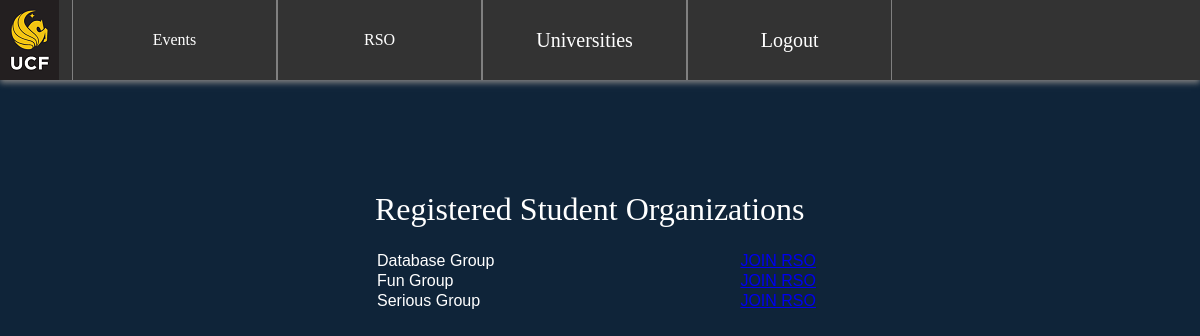
The page /RSO/rso_index.php on the database its author committed.
### tables this page shows
CREATE TABLE rso (
    rsoid INTEGER NOT NULL AUTO_INCREMENT,
    name VARCHAR(255) NOT NULL,
    PRIMARY KEY (rsoid)
);

### RSO/rso_index.php (the view, shortened to what this page needs)
<?php
include '../Navbar/includes/dbh.php';
$sql = 'SELECT * FROM rso';
$results = mysqli_query($mysqli, $sql);
?>
<!DOCTYPE html>
<html>
<link href="//db.onlinewebfonts.com/c/a4e256ed67403c6ad5d43937ed48a77b?family=Core+Sans+N+W01+35+Light" rel="stylesheet" type="text/css"/>
<link rel="stylesheet" href="../Navbar/Signup/signupStyle.css" type="text/css">
<body>
<div class="body-content">
  <div class="module">
<body>
<h1>Registered Student Organizations</h1>
<table width = "600" cellpadding = "5" cellspacing = "2">
<?php
while ($rsos = mysqli_fetch_assoc($results)){
?>
<tr>
<td><?php echo $rsos['name'];?> </td>
<td><a href= "rso_join.php?id=<?php echo $rsos['rsoid'];?>">JOIN RSO</a></td>
</tr>
<?php
}
?>
</table>
</body>

### Navbar/Signup/signupStyle.css (style rules this page uses)
* { margin:0; padding:0; }
h1 { font-size: 2em; font-family: "Core Sans N W01 35 Light"; font-weight: normal; margin: .67em 0; display: block; }
img { margin-bottom: 20px; }
.module { position:relative; top:10%; height:65%; width:450px; margin-left:auto; margin-right:auto; }
body { color: #fff; background-color:#f0f0f0; font-family:helvetica; background:url('http://clevertechie.com/img/bnet-bg.jpg') #0f2439 no-repeat center top; }
.body-content { position:relative; top:20px; height:700px; width:800px; margin-left:auto; margin-right:auto; background: transparent; }

### rows shown on the page
rso: name "Database Group"
rso: name "Fun Group"
rso: name "Serious Group"
